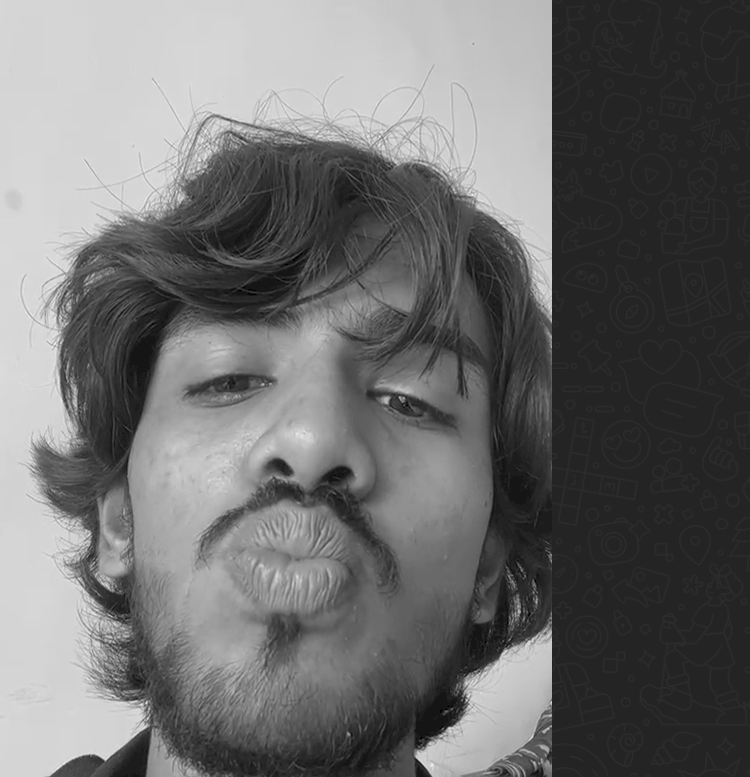
#> input picture mahi.png, 750 x 777 px
$ python fourth.py
#> lines starting #> are read from the running program, lines starting #| are printed output that depends on the picture
import cv2

img=cv2.imread(r'mahi.png',1)
#> img is the input picture: shape (777, 750, 3); min 0, max 242, mean 109.7
print('Original Dimensions :',img.shape)
#| Original Dimensions : (777, 750, 3)
width = 350
height = 450
dim=(width,height)
# resize image
resized=cv2.resize(img,dim,interpolation=cv2.INTER_AREA)
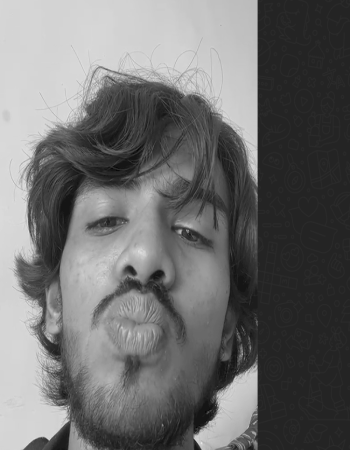
#> resized: shape (450, 350, 3); min 6, max 230, mean 109.7
print('Resized Dimensions :',resized.shape)
#| Resized Dimensions : (450, 350, 3)
cv2.imshow("original image",img)
cv2.imshow("Resized image",resized)
cv2.waitKey(0)
cv2.destroyAllWindows()

$ run again, with mehak.jpg saved as mahi.png
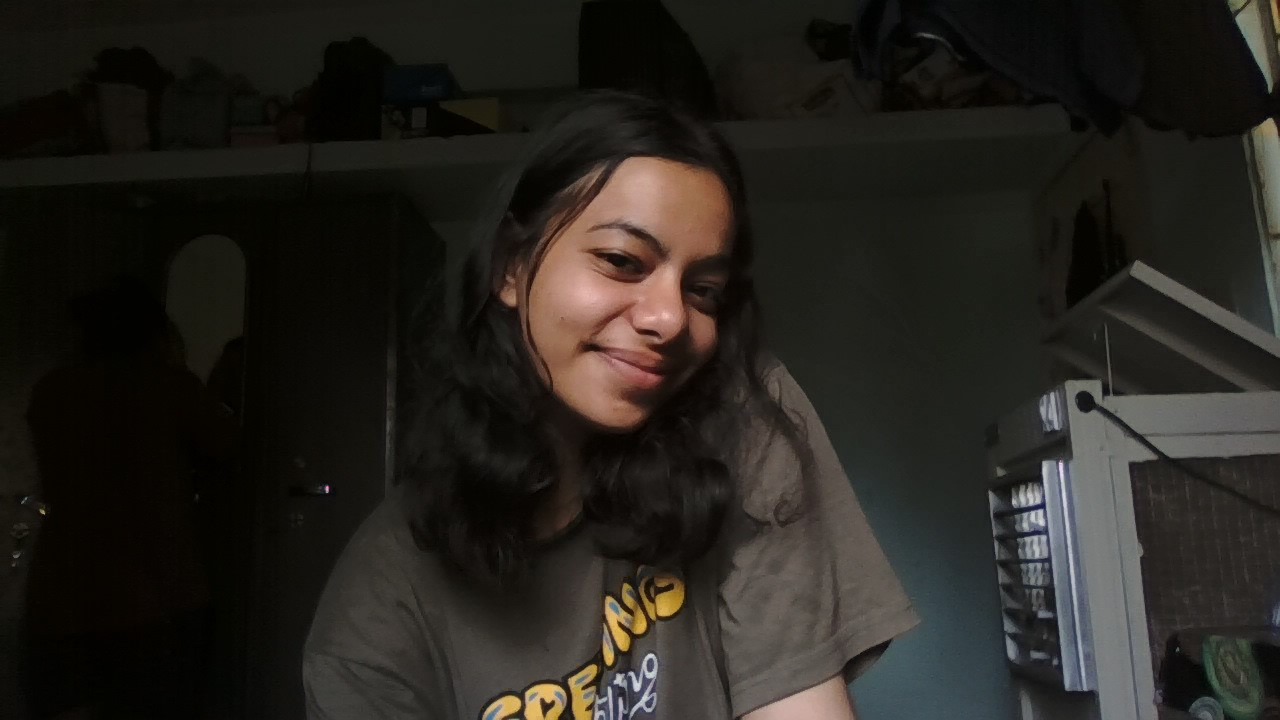
#> input picture mehak.jpg, 1280 x 720 px
#> img is the input picture: shape (720, 1280, 3); mean B, G, R 30.3, 35.2, 38.1
#| Original Dimensions : (720, 1280, 3)
#> `resized=cv2.resize(img,dim,interpolation=cv2.INTER_AREA)`:
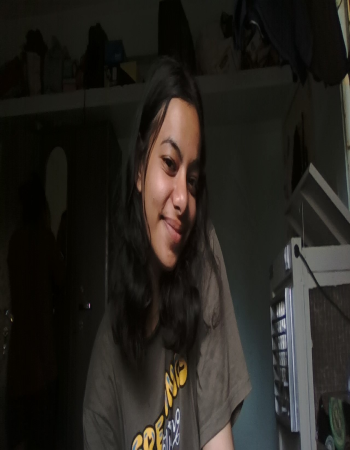
#> resized: shape (450, 350, 3); mean B, G, R 30.3, 35.2, 38.1
#| Resized Dimensions : (450, 350, 3)
